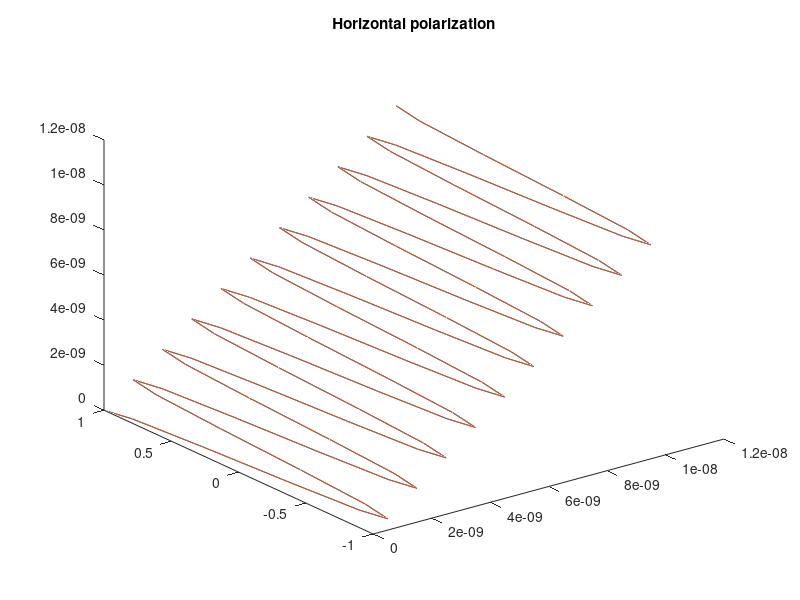
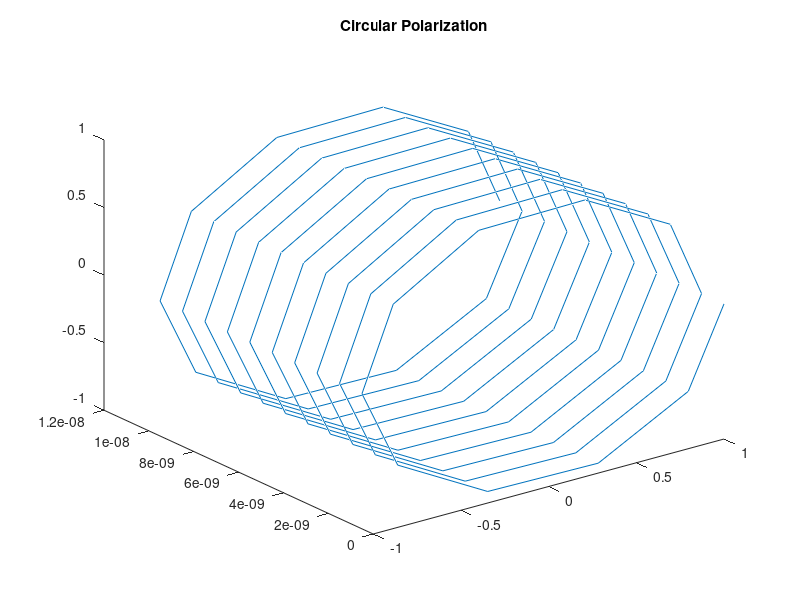

MATLAB code for these plots, in order:
close all;clear all;clc;
f=1e9; %Frequency given
fs=10*f;Ts=1/fs;%Sampling frequency and sampling period
c=3e8;%velocity of light
lambda=c/f;
t=0:Ts:1e-8;
z=t;
w=2*pi*f;
beta=2*pi/lambda;
E=cos(w*t-beta*z);
H=cos(w*t-beta*z);
figure(1);
plot3(t,H,z);
hold on;
plot3(t,H,z);
hold off;
title('Horizontal polarization');
figure(2);
plot3(cos(w*t-beta*z),t,-sin(w*t-beta*z));
title('Circular Polarization')

